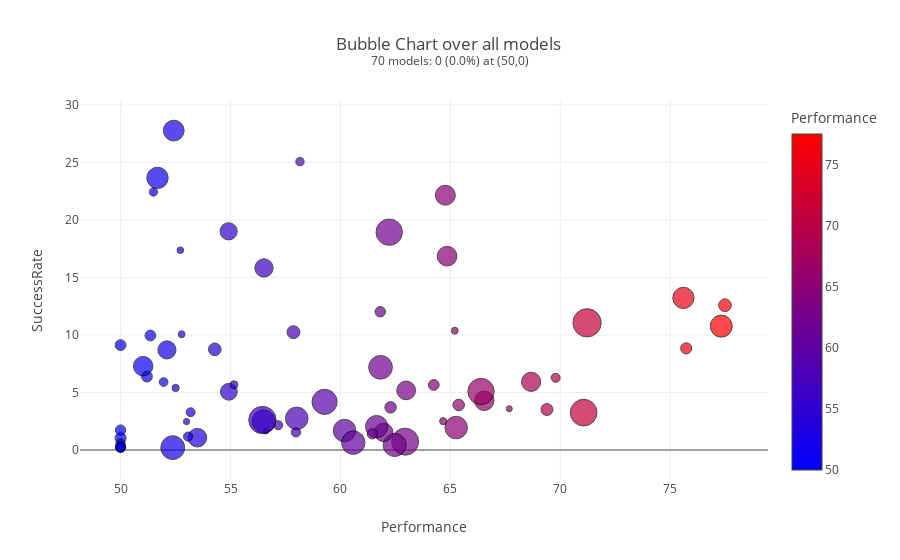

The notebook cell saved with this chart:
### Markdown cell above
## Bubble Chart

The following plot shows the bubble chart as shown on the Pega out-of-the-box model report landing page. The 
methods has options to zoom in into only certain channels/issues etc.

### Code cell
ADMDatamart.plotPerformanceSuccessRateBubbleChart(figsize=(12,6))

### Figure 1 — Plotly figure (JSON) as saved in the notebook; plotly's stock layout.template omitted (floating-point values rounded to 4 significant figures; data arrays with more than 128 entries replaced by an {"elided": "..."} marker saying what was removed)
{"data": [{"customdata": {"elided": "70x5 str values"}, "hovertemplate": "<b>%{hovertext}</b><br><br>Performance=%{marker.color}<br>SuccessRate=%{y}<br>ResponseCount=%{marker.size}<br>ModelID=%{customdata[0]}<br>Channel=%{customdata[1]}<br>Direction=%{customdata[2]}<br>Issue=%{customdata[3]}<br>Group=%{customdata[4]}<extra></extra>", "hovertext": ["SeniorChecking", "UPlusFinGold", "HomeOwners", "SuperSaver", "FirstMortgageFiveOneARM", "FirstMortgageFHA", "VisaGold", "VisaGold", "AutoUsed84Months", "ChannelAction_Template", "HomeOwners", "UPlusFinGold", "Services_ChannelAction_Template", "PremiumBanking", "Services_ChannelAction_Template", "StudentChoice", "FirstMortgageFloat", "SeniorChecking", "MasterCardGold", "PlatinumRewardsCard", "RegularSaving", "AutoUsed36Months", "UPlusFinPersonal", "AutoNew84Months", "FirstMortgageFloat", "AutoNew48Months", "FirstMortgageFiveOneARM", "FirstMortgageFiveOneARM", "MoneyMarketSavingsAccount", "AutoNew36Months", "FirstMortgageSevenOneARM", "MasterCardWorld", "GoPaperless", "AutoUsed60Months", "MasterCardGold", "PremiumBanking", "MoneyMarketSavingsAccount", "IdentityTheftProtection", "MasterCardGold", "BasicChecking", "AutoUsed48Months", "PremierChecking", "FirstMortgage", "SeniorChecking", "UPlusFinGold", "IncreaseYourCreditLine", "UPlusFinPersonal", "AutoUsed36Months", "PremiumBanking", "PaymentProtection", "MissingContactInformation", "PlatinumRewardsCard", "AutoNew36Months", "PaymentProtection", "FirstMortgage", "FirstMortgageThreeOneARM", "RegularSaving", "IncreaseYourCreditLine", "FirstMortgageFHA", "IdentityTheftProtection", "PremierChecking", "AutoUsed84Months", "SuperSaver", "Services_ChannelAction_Template", "PaymentProtection", "PremierChecking", "AutoNew48Months", "MoneyMarketSavingsAccount", "AutoNew84Months", "AutoNew36Months"], "legendgroup": "", "marker": {"color": [56.52, 66.54, 75.6, 75.73, 53.0, 52.78, 51.96, 53.19, 50, 69.79, 77.32, 53.5, 62.94, 62.47, 71.06, 60.19, 50, 54.93, 50, 57.98, 51.2, 57.86, 62.99, 77.49, 64.67, 61.82, 65.2, 52.72, 50, 56.5, 56.61, 55.16, 71.22, 65.38, 50, 65.26, 50, 53.07, 57.17, 51.03, 69.39, 51.68, 64.77, 54.91, 68.67, 56.45, 61.97, 54.29, 61.65, 52.5, 62.22, 50, 52.37, 58.16, 64.85, 50, 61.45, 59.28, 67.68, 50, 52.11, 62.28, 61.81, 66.4, 51.49, 52.42, 58.01, 51.36, 64.25, 60.58], "coloraxis": "coloraxis", "line": {"color": "black"}, "size": [3424, 3854, 4605, 1267, 404, 477, 778, 822, 1243, 828, 4976, 3545, 7415, 5430, 7287, 5203, 444, 2883, 1080, 907, 1221, 1688, 3588, 1636, 518, 5743, 482, 449, 1096, 5499, 305, 634, 8174, 1378, 875, 5176, 1206, 855, 835, 3868, 1447, 4658, 4076, 3024, 3760, 7668, 3508, 1622, 5052, 537, 7096, 989, 5817, 686, 3946, 539, 1069, 6471, 362, 808, 3355, 1347, 1106, 7073, 722, 4404, 5198, 1185, 1184, 5602], "sizemode": "area", "sizeref": 20.43, "symbol": "circle"}, "mode": "markers", "name": "", "orientation": "v", "showlegend": false, "type": "scatter", "x": [56.52, 66.54, 75.6, 75.73, 53.0, 52.78, 51.96, 53.19, 50, 69.79, 77.32, 53.5, 62.94, 62.47, 71.06, 60.19, 50, 54.93, 50, 57.98, 51.2, 57.86, 62.99, 77.49, 64.67, 61.82, 65.2, 52.72, 50, 56.5, 56.61, 55.16, 71.22, 65.38, 50, 65.26, 50, 53.07, 57.17, 51.03, 69.39, 51.68, 64.77, 54.91, 68.67, 56.45, 61.97, 54.29, 61.65, 52.5, 62.22, 50, 52.37, 58.16, 64.85, 50, 61.45, 59.28, 67.68, 50, 52.11, 62.28, 61.81, 66.4, 51.49, 52.42, 58.01, 51.36, 64.25, 60.58], "xaxis": "x", "y": [15.83, 4.281, 13.22, 8.84, 2.475, 10.06, 5.913, 3.285, 1.046, 6.28, 10.77, 1.072, 0.7282, 0.442, 3.252, 1.691, 0.4505, 5.064, 0.2778, 1.544, 6.388, 10.25, 5.184, 12.59, 2.51, 7.191, 10.37, 17.37, 1.734, 2.491, 1.639, 5.678, 11.06, 3.919, 0.5714, 1.951, 9.121, 1.17, 2.156, 7.291, 3.525, 23.66, 22.15, 19.01, 5.931, 2.608, 1.539, 8.755, 2.039, 5.4, 18.94, 0.2022, 0.2063, 25.07, 16.85, 0.3711, 1.403, 4.188, 3.591, 0.2475, 8.703, 3.712, 12.03, 5.09, 22.44, 27.77, 2.751, 9.958, 5.659, 0.6426], "yaxis": "y"}], "layout": {"coloraxis": {"colorbar": {"title": {"text": "Performance"}}, "colorscale": [[0, "rgb(0,0,255)"], [1, "rgb(255,0,0)"]]}, "legend": {"itemsizing": "constant", "tracegroupgap": 0}, "title": {"text": "Bubble Chart over all models <br><sup>70 models: 0 (0.0%) at (50,0)</sup>"}, "xaxis": {"anchor": "y", "domain": [0, 1], "title": {"text": "Performance"}}, "yaxis": {"anchor": "x", "domain": [0, 1], "title": {"text": "SuccessRate"}}}}
